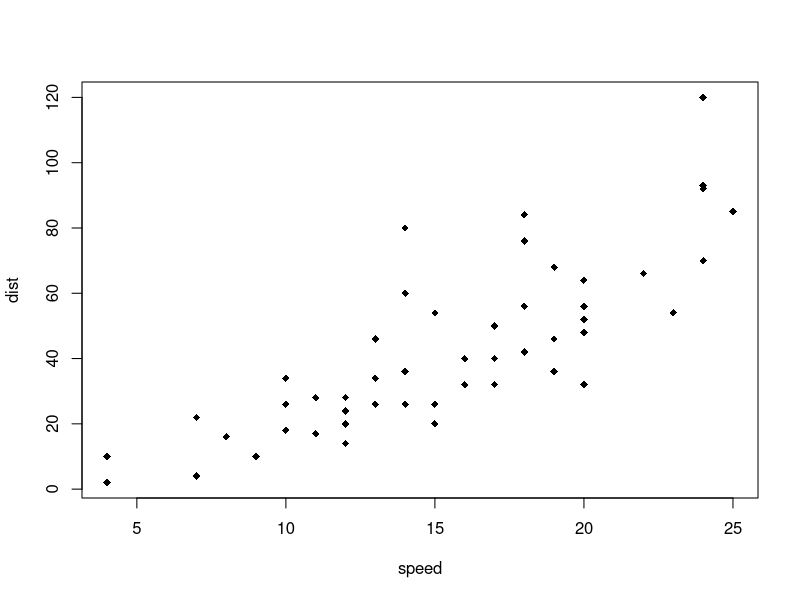

Source code (R):
## ---- chunk 1
knitr::opts_chunk$set(echo = TRUE)
## ---- chunk 2
# your R code here
x=matrix(seq(1,50),25,2)
print(head(x))
## ---- chunk 3
y=10
## ---- chunk 4
plot(cars, pch = 18)
